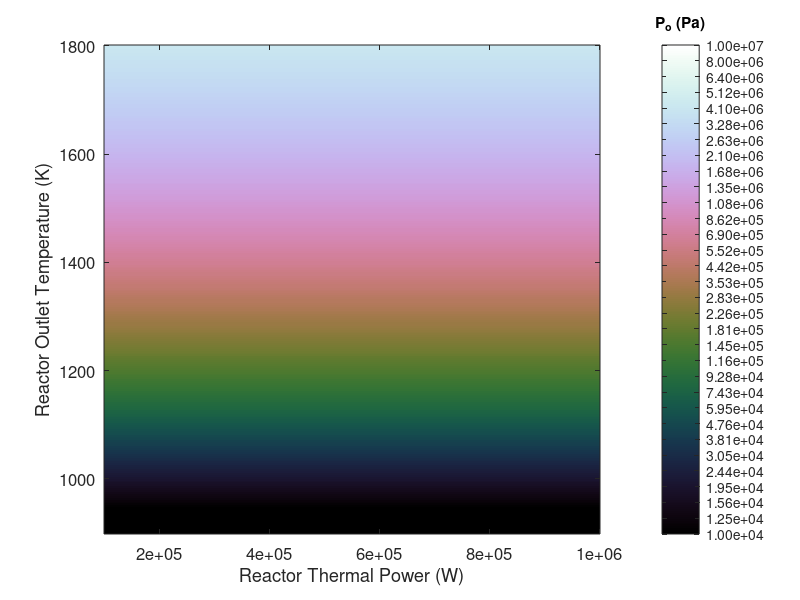
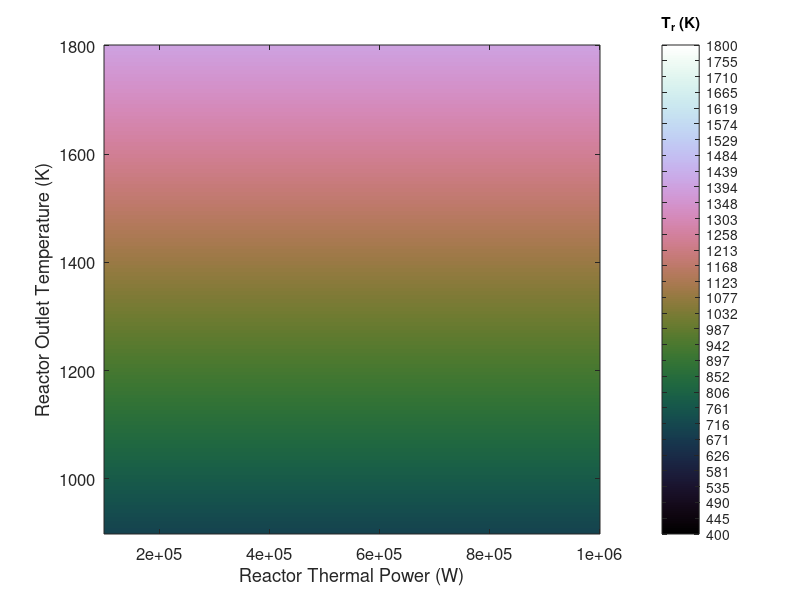
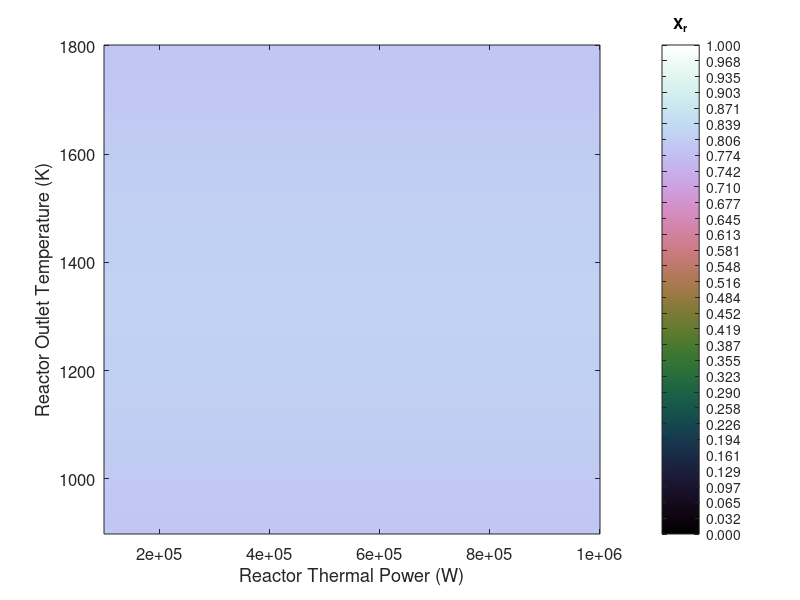
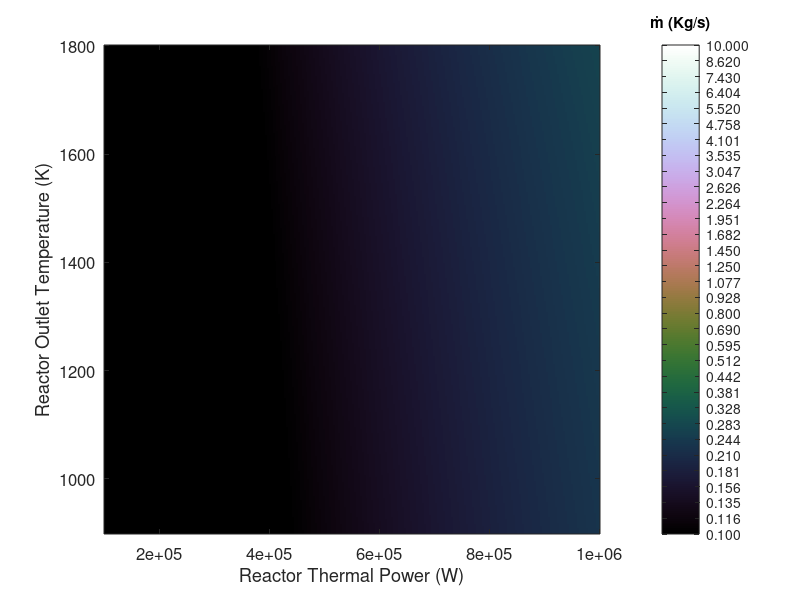

These figures' MATLAB source, in order:
% Script to Find Bounding Thermodynamic Parameters for LHP Cooled NSP Systems
% Refer NSP_LHP.drawio for Equations
% Refer ec.europa.eu/research/participants/documents/downloadPublic?\
%       documentIds=080166e5c802fe77&appId=PPGMS for Radiator Parameters
% Refer inis.iaea.org/search/search.aspx?orig_q=RN:27004412 for Sodium Data
% Refer osti.gov/biblio/6856038 for Sodium Entropy and Gamma Data

clc;
clear all;
close all;


% ########################### Define Natural Constants
% Import Physical Constants in SI Units
s_b = 5.670374419E-8;


% ########################### Set Script Inputs
% Primary Radiator Reference Parameters (Conservative Values)
epsilon = 0.8; % Limit - 0.8
L = 3.5; % m, Limit - 4 m
W = 1.5*4; % m, Limit - 2 m

% Turbine Pressure Ratio
TPR = 1/2;

% Average Ratio of Specific Heats (900 < T < 1800)
gam = 1.5757;

% Reactor System Pressure Factor
F_p = 1.2;

% Typical Generator Efficiency
eta_gen = 0.9;

% Number of Calculation Points in Each Input Range
divs = 256;

% Reactor Outlet Temperature Range
T_o = linspace(900, 1800, divs); % K

% Reactor Power Range
Q_in = linspace(100E3, 1000E3, divs); % W


% ########################### Initialise Solution Fields
% Initialise Turbine Inlet Pressure Solution Field
P_o = NaN(divs, divs); % Pa

% Initialise Radiator Inlet Temperature Solution Field
T_r = NaN(divs, divs); % K

% Initialise Radiator Inlet Vapour Quality Solution Field
X_r = NaN(divs, divs);

% Initialise Mass Flow Rate Solution Field
m_dot = NaN(divs, divs); % Kg / s

% Initialise Normalised Primary Radiator Area Solution Field
A_norm = NaN(divs, divs);

% Initialise Thermal Conversion Efficiency Solution Field
eta_th = NaN(divs, divs);


% ########################### Import Sodium Thermophysical Property Data
% Define Liquid Sodium Enthalpy Function (380 < T < 2000)
H_l = @ (T) ((-365.77...
             + 1.6582 .* T...
             - 4.2395E-4 .* (T.^2)...
             + 1.4847E-7 .* (T.^3)...
             + 2992.6 ./ T) .* 1E3); % J / Kg

% Define Sodium Enthalpy of Vapourisation Function (380 < T < 2000)
H_lg = @ (T) ((393.37 .* (1 - (T ./ 2503.7))...
              + 4393.6 .* ((1 - (T ./ 2503.7)).^0.29302)) .* 1E3); % J / Kg

% Define Gaseous Sodium Enthalpy Function (380 < T < 2000)
H_g = @ (T) (H_l(T) + H_lg(T)); % J / Kg

% Define Liquid Sodium Entropy Function (380 < T < 2000)
S_l = @ (T) ((7.4402E-1...
             + 8.2785E-3 .* T...
             - 9.1681E-6 .* (T.^2)...
             + 6.0062E-9 .* (T.^3)...
             - 2.0202E-12 .* (T.^4)...
             + 2.7196E-16 .* (T.^5)) .* 1E3); % J / (Kg * K)

% Define Gaseous Sodium Entropy Function (380 < T < 2000)
S_g = @ (T) ((2.9487E1...
             - 6.0974E-2 .* T...
             + 7.1262E-5 .* (T.^2)...
             - 4.3225E-8 .* (T.^3)...
             + 1.3147E-11 .* (T.^4)...
             - 1.5835E-15 .* (T.^5)) .* 1E3); % J / (Kg * K)

% Define Sodium Saturation Pressure Function (900 < T < 2000)
P_sat = @ (T) (exp(11.9463 - 12633.73 ./ T - 0.4672 .* log(T)) .* 1E6); % Pa

% Define Liquid Sodium Density Function (380 < T < 2000)
Rho_l = @ (T) (219.00...
              + 275.32 .* (1 - T ./ 2503.7)...
              + 511.58 .* ((1 - T ./ 2503.7).^0.5)); % Kg / m^3


% ########################### Define Lambda Functions
% Define Helper Function to Solve for Mass Flow Rate
m_func = @ (Q_in, T_o, T_r) (Q_in ./ (H_l(T_o)...
                                     - H_l(T_r)...
                                     + H_lg(T_o))); % Kg / s

% Define Helper Function to Solve for Normalised Primary Radiator Area
A_norm_func = @ (m, X_r, T_r) ((m .* H_lg(T_r) .* X_r)...
                         ./ (epsilon .* s_b .* (T_r.^4) .* L .* W));

% Define Helper Function to Solve for Thermal Conversion Efficiency
eta_func = @ (P_o, X_r, T_o, T_r) (eta_gen...
                             .* ((H_g(T_o) - (X_r .* H_lg(T_r)) - H_l(T_r)...
                             - ((F_p .* P_o .* (1 - TPR)) ./ Rho_l(T_r)))...
                             ./ (H_l(T_o) - H_l(T_r) + H_lg(T_o))));


% ########################### Calculate Solution Fields
Tol = 1E-12;
for i = 1:divs
  t_o = T_o(i);
  for j = 1:divs
    Q = Q_in(j);

    % Find Turbine Inlet and Outlet Pressures
    p_o = P_sat(t_o);
    p_r = p_o .* TPR;

    % Calculate Turbine Outlet Temperature Assuming Constant Gamma
    t_r = t_o .* (TPR.^((gam - 1) ./ gam));

    % Calculate Turbine Outlet Vapour Quality Using Entropy Data
    x_r = ((S_g(t_o) - S_l(t_r)) ./ (S_g(t_r) - S_l(t_r)));

    P_o(i, j) = p_o;
    T_r(i, j) = t_r;
    X_r(i, j) = x_r;
    m = m_func(Q, t_o, t_r);
    A_norm(i, j) = A_norm_func(m, x_r, t_r);
    m_dot(i, j) = m;
    eta_th(i, j) = eta_func(p_o, x_r, t_o, t_r);
  endfor
  clc;
  printf('Solution Fields >> Calculation Progress >> %2.1f %%\n', ((100 * i) / divs));
endfor
clc;

% ########################### Plot Solution Fields
% Plot for Turbine Inlet Pressure with Fixed Range for Comparison
figure(1, 'name', 'Plot of Turbine Inlet Pressure');
imagesc(Q_in, T_o, log10(P_o), [4 7]);
set(gca, 'ydir', 'normal');
colormap(cubehelix(divs));

cb = colorbar();
labels = linspace(4, 7, 32);
set(cb, 'ytick', labels);
set(cb, 'yticklabel', strsplit(num2str(power(10, labels), '%.2e ')));
set(cb, 'title', 'P_o (Pa)');
set(cb, 'fontsize', 10);

str = sprintf('\t\tTurbine Inlet Pressures for Turbine Pressure Ratio of %1.2f\n', TPR);
##title(str);
xlabel('Reactor Thermal Power (W)');
ylabel('Reactor Outlet Temperature (K)');
set(gca, 'fontsize', 12);

% Plot for Radiator Inlet Temperature with Fixed Range for Comparison
figure(2, 'name', 'Plot of Radiator Inlet Temperature');
imagesc(Q_in, T_o, T_r, [400 1800]);
set(gca, 'ydir', 'normal');
colormap(cubehelix(divs));

cb = colorbar();
labels = linspace(400, 1800, 32);
set(cb, 'ytick', labels);
set(cb, 'yticklabel', strsplit(num2str(labels, '%.0f ')));
set(cb, 'title', 'T_r (K)');
set(cb, 'fontsize', 10);

str = sprintf('\t\tRadiator Inlet Temperatures for Turbine Pressure Ratio of %1.2f\n', TPR);
##title(str);
xlabel('Reactor Thermal Power (W)');
ylabel('Reactor Outlet Temperature (K)');
set(gca, 'fontsize', 12);

% Plot for Radiator Inlet Vapour Quality with Fixed Range for Comparison
figure(3, 'name', 'Plot of Radiator Inlet Vapour Quality');
imagesc(Q_in, T_o, X_r, [0 1.0]);
set(gca, 'ydir', 'normal');
colormap(cubehelix(divs));

cb = colorbar();
labels = linspace(0, 1.0, 32);
set(cb, 'ytick', labels);
set(cb, 'yticklabel', strsplit(num2str(labels, '%.3f ')));
set(cb, 'title', 'X_r');
set(cb, 'fontsize', 10);

str = sprintf('\t\tRadiator Inlet Vapour Quality for Turbine Pressure Ratio of %1.2f\n', TPR);
##title(str);
xlabel('Reactor Thermal Power (W)');
ylabel('Reactor Outlet Temperature (K)');
set(gca, 'fontsize', 12);

% Plot for Mass Flow Rate with Fixed Range for Comparison
figure(4, 'name', 'Plot of Mass Flow Rate');
imagesc(Q_in, T_o, log10(m_dot), [-1 1]);
set(gca, 'ydir', 'normal');
colormap(cubehelix(divs));

cb = colorbar();
labels = linspace(-1, 1, 32);
set(cb, 'ytick', labels);
set(cb, 'yticklabel', strsplit(num2str(power(10, labels), '%0.3f ')));
set(cb, 'title', 'ṁ (Kg/s)');
set(cb, 'fontsize', 10);

str = sprintf('\t\tMass Flow Rates for Turbine Pressure Ratio of %1.2f\n', TPR);
##title(str);
xlabel('Reactor Thermal Power (W)');
ylabel('Reactor Outlet Temperature (K)');
set(gca, 'fontsize', 12);

% Plot for Normalised Primary Radiator Area with Fixed Range for Comparison
figure(5, 'name', 'Plot of Normalised Primary Radiator Area');
imagesc(Q_in, T_o, A_norm, [0 1.0]);
set(gca, 'ydir', 'normal');
colormap(cubehelix(divs));

cb = colorbar();
labels = linspace(0, 1.0, 32);
set(cb, 'ytick', labels);
set(cb, 'yticklabel', strsplit(num2str(labels, '%0.3f ')));
set(cb, 'title', 'A_{norm}');
set(cb, 'fontsize', 10);

str = sprintf('\t\tNormalised Primary Radiator Area for Turbine Pressure Ratio of %1.2f\n', TPR);
##title(str);
xlabel('Reactor Thermal Power (W)');
ylabel('Reactor Outlet Temperature (K)');
set(gca, 'fontsize', 12);

% Plot for System Electrical Conversion Efficiency with Fixed Range for Comparison
figure(6, 'name', 'Plot of System Electrical Conversion Efficiency');
imagesc(Q_in, T_o, eta_th, [0 0.3]);
set(gca, 'ydir', 'normal');
colormap(cubehelix(divs));

cb = colorbar();
labels = linspace(0, 0.3, 32);
set(cb, 'ytick', labels);
set(cb, 'yticklabel', strsplit(num2str(labels, '%0.3f ')));
set(cb, 'title', '\eta_{th}');
set(cb, 'fontsize', 10);

str = sprintf('\t\tSystem Electrical Conversion Efficiency for Turbine Pressure Ratio of %1.2f\n', TPR);
##title(str);
xlabel('Reactor Thermal Power (W)');
ylabel('Reactor Outlet Temperature (K)');
set(gca, 'fontsize', 12);


% ########################### Clear Unnecessary Variables
clear -x Q_in T_o P_o T_r X_r m_dot A_norm eta_th...
         L W TPR F_p eta_gen;

